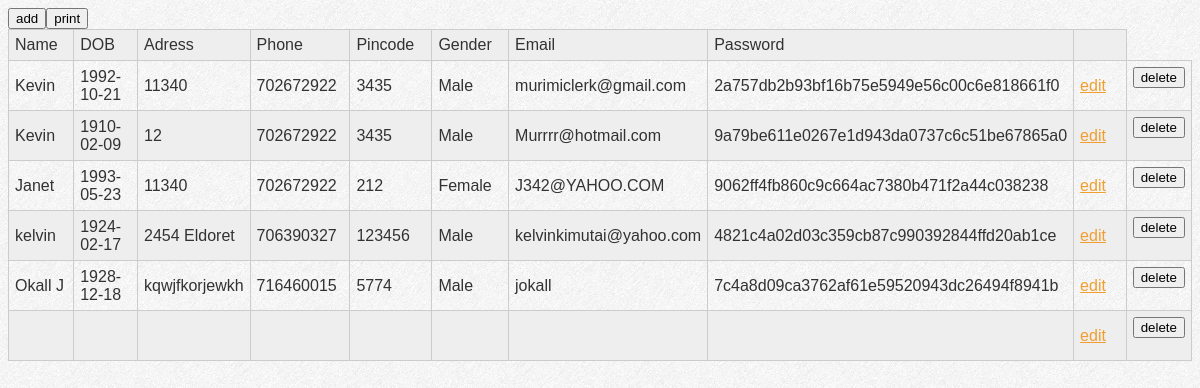
The app's page /ecust.php (signed in) with its own data.
### tables this page shows
CREATE TABLE IF NOT EXISTS `customers` (
  `id` int(11) NOT NULL AUTO_INCREMENT,
  `name` varchar(120) NOT NULL,
  `gender` varchar(120) NOT NULL,
  `dob` date NOT NULL,
  `mobile` decimal(10,0) NOT NULL,
  `address` varchar(120) NOT NULL,
  `pin_code` int(11) NOT NULL,
  `email` varchar(120) NOT NULL,
  `password` varchar(120) NOT NULL,
  `reg_date` date NOT NULL,
  PRIMARY KEY (`id`),
  UNIQUE KEY `email` (`email`)
);

### ecust.php (the view, shortened to what this page needs)
<?php
		 if(isset($_SESSION['id'])){
		 ?>
<link rel="stylesheet" href="css/style.css" type="text/css" media="all">
<table width="650" height="62" align="center">
<tr align="center"><td width="95"> Name</td><td width="95">DOB</td><td width="95">Adress</td><td width="117">Phone</td><td width="119">Pincode</td><td width="110">Gender</td><td width="110">Email</td><td>Password</td><td width="101">&nbsp;</td></tr>
      <?php
		 for($pe=17;$pe<=22;$pe++){
 $sql= mysql_query("select * from customers where ID='$pe'") or die(mysql_error());
$r = mysql_fetch_array($sql);
$id=$r['id'];
$name = $r['name'];
$dob = $r['dob'];
$adress = $r['address'];
$mobile = $r['mobile'];
$pincode = $r['pin_code'];
$gender = $r['gender'];
$email = $r['email'];
$password = $r['password'];
?>
<tr align="center"><td><?php echo $name;?></td><td><?php echo $dob;?></td><td><?php echo $adress;?></td><td><?php echo $mobile;?></td><td><?php echo $pincode;?></td>
<td nowrap="nowrap"><?php echo $gender;?></td><td><?php echo $email; ?></td><td><?php echo $password; ?></td><td><a href="edit.php?page=3&id=<?php echo $id ?>">edit</a></td> <td>
<form method="post" action="delete.php?page=3&id=<?php echo $id?>"><button type="submit" name="delete" > delete</button>  </form></td></tr>
            <?php
										}
										}
		 ?>
		 <form method="post" action="addelement.php?page=3"><button type="submit" name="addel" > add</button>  </form>
           <form align="bottom" method="post" action="javascript:window.print()"><button type="submit" name="print"  > print</button>  </form>

### css/style.css (style rules this page uses)
a { color:#f09e2f;text-decoration:underline;outline:none }
table { width: 100%; border-collapse: collapse; }
tr:nth-of-type(odd) { background: #eee; }
td, th { padding: 6px; border: 1px solid #ccc; text-align: left; }

### records on screen
customers: name "Kevin", dob "1992-10-21", address "11340", mobile "702672922", pin_code "3435", gender "Male", email "murimiclerk@gmail.com", password "2a757db2b93bf16b75e5949e56c00c6e818661f0"
customers: name "Kevin", dob "1910-02-09", address "12", mobile "702672922", pin_code "3435", gender "Male", email "Murrrr@hotmail.com", password "9a79be611e0267e1d943da0737c6c51be67865a0"
customers: name "Janet", dob "1993-05-23", address "11340", mobile "702672922", pin_code "212", gender "Female", email "J342@YAHOO.COM", password "9062ff4fb860c9c664ac7380b471f2a44c038238"
customers: name "kelvin", dob "1924-02-17", address "2454 Eldoret", mobile "706390327", pin_code "123456", gender "Male", email "kelvinkimutai@yahoo.com", password "4821c4a02d03c359cb87c990392844ffd20ab1ce"
customers: name "Okall J", dob "1928-12-18", address "kqwjfkorjewkh", mobile "716460015", pin_code "5774", gender "Male", email "jokall", password "7c4a8d09ca3762af61e59520943dc26494f8941b"
